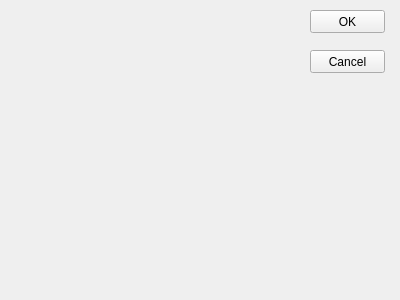
<?xml version="1.0" encoding="UTF-8"?>
<ui version="4.0">
 <class>functionclass</class>
 <widget class="QWidget" name="functionclass">
  <property name="geometry">
   <rect>
    <x>0</x>
    <y>0</y>
    <width>400</width>
    <height>300</height>
   </rect>
  </property>
  <property name="windowTitle">
   <string>Form</string>
  </property>
  <widget class="QPushButton" name="pushButton">
   <property name="geometry">
    <rect>
     <x>310</x>
     <y>10</y>
     <width>75</width>
     <height>23</height>
    </rect>
   </property>
   <property name="text">
    <string>OK</string>
   </property>
  </widget>
  <widget class="QPushButton" name="pushButton_2">
   <property name="geometry">
    <rect>
     <x>310</x>
     <y>50</y>
     <width>75</width>
     <height>23</height>
    </rect>
   </property>
   <property name="text">
    <string>Cancel</string>
   </property>
  </widget>
 </widget>
 <resources/>
 <connections/>
</ui>
